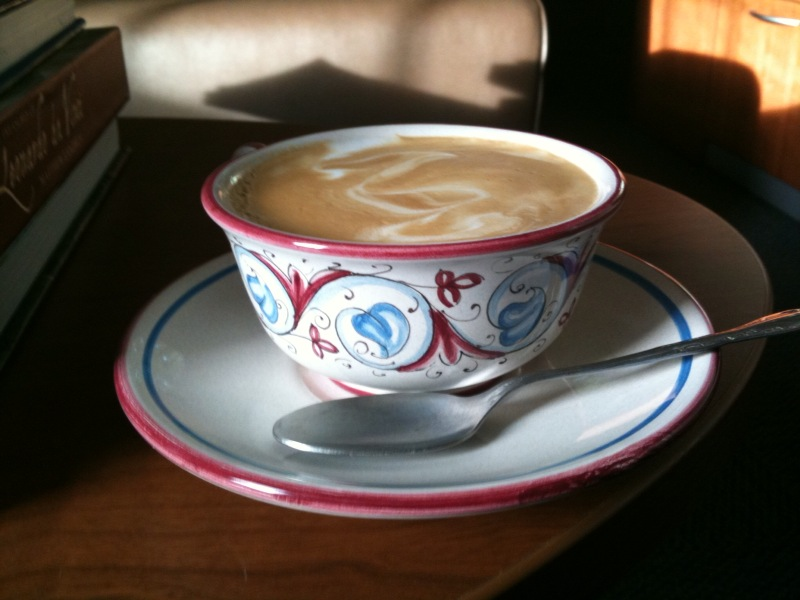
%> input picture Time-series/Chapter 14/photo.jpeg, 800 x 600 px
$ octave Sec14_2.m   (GNU Octave 9; MATLAB toolbox functions it lacks are replaced by stand-ins)
%> lines starting %> are read from the running program, lines starting %| are printed output that depends on the picture
clear all; close all; clc

A = imread('photo.jpeg');
%> A is the input picture: size 600x800x3 uint8; mean R, G, B 89.9, 78.6, 68.4
Abw = rgb2gray(A);
Abw = double(Abw);
%> Abw: size 600x800 double
B = Abw + 100*randn(600,800);
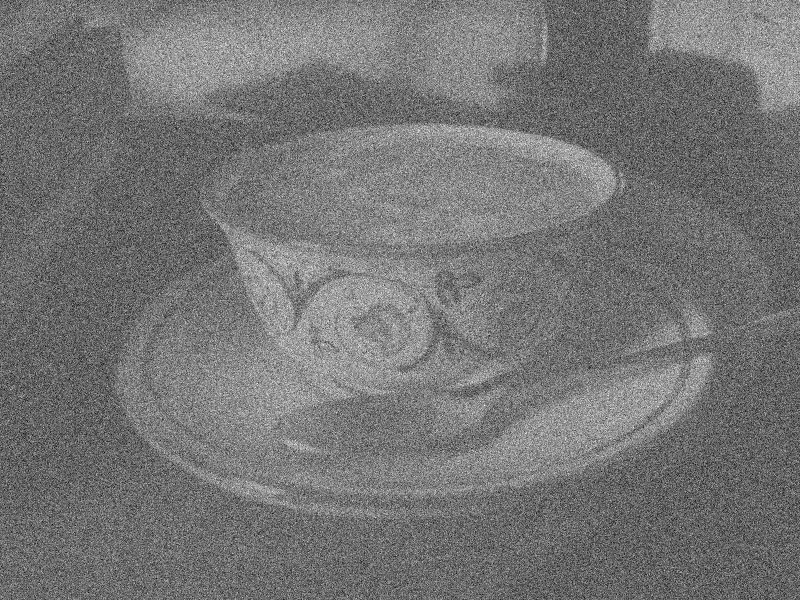
%> B: size 600x800 double; min -405.9, max 648, mean 80.7; drawn with min black and max white
Bt = fft2(B);
Bts = fftshift(Bt);
subplot(2,2,1), imshow(uint8(B)), colormap(gray)
subplot(2,2,2), pcolor((log(abs(Bts))));
shading interp
colormap(gray), set(gca,'Xtick',[],'Ytick',[])
%> after `set(gca,'Xtick',[],'Ytick',[])`:
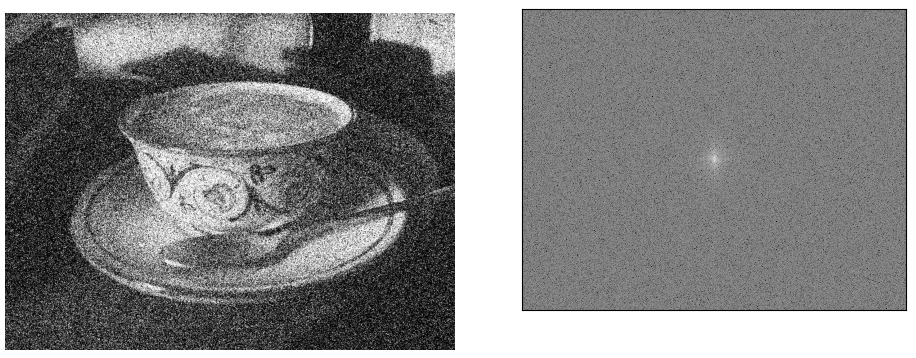
%> figure redrawn from the program's plot data, 2 panels

figure(6)
subplot(2,2,1), imshow(uint8(B)), colormap(gray)
subplot(2,2,2), pcolor((log(abs(Bts))));
shading interp
colormap(gray), set(gca,'Xtick',[],'Ytick',[])

% B: Grayscale Image addwith with noise.
% Bt: FFT2 Transfoemd on the grayscale image with noise.
% Bts: Bt shifted in 2d so the fourier domain is proper for filrering.

%% FILTER

kx = 1:800; ky = 1:600;
[Kx, Ky] = meshgrid(kx, ky);
F = exp(-0.0001*(Kx - 401).^2 - 0.0001*(Ky - 301).^2);
Btsf = Bts.*F;

subplot(2, 2, 3), pcolor(log(abs(Btsf)));
shading interp
colormap(gray), set(gca, 'Xtick', [], 'Ytick', [])

Btf = ifftshift(Btsf);
Bf = ifft2(Btf);
%> this loop made 4 passes; what is shown inside it comes from the first
subplot(2, 2, 4), imshow(uint8(Bf)), colormap(gray)

% F: % Guassian filter centered at (401, 301)
% Btsf: The noisy grayscale image filtered with gaussian filter at the
% centered, fourier domain still shifted.
% Btf: filtered noisy image in fourier domain, but unshifted.
% bf: filtered noisy grayscale image in the spatial domain.

%% GAUSSIAN FILTERS WITH DIFFERENT WIDTH
% Big filter: Noisy
% Small filter: Blurry

% Gaussian filter
fs = [0.01 0.001 0.0001 0];
for j = 1:4
  F = exp(-fs(j)*(Kx - 401).^2 - fs(j)*(Ky - 301).^2);
  Btsf = Bts.*F;
  Btf = ifftshift(Btsf);
  Bf = ifft2(Btf);
  figure(4), subplot(2,2,j), pcolor(log(abs(Btsf)))
  colormap(gray), shading interp
  set(gca,'Xtick',[],'Ytick',[])
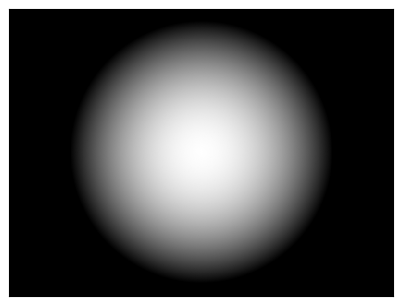
%> figure redrawn from the program's plot data
  figure(5), subplot(2, 2, j), imshow(uint8(Bf)), colormap(gray)
end
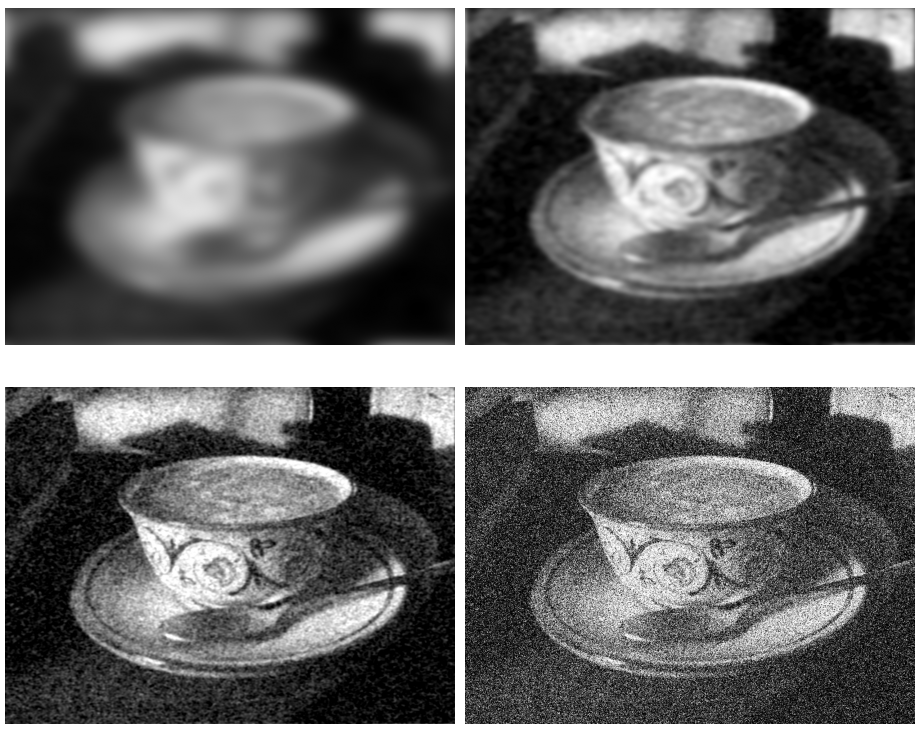
%> figure redrawn from the program's plot data, 4 panels

%% STEP FILTERS
% Step Filter: Somehow better than Guasssian Filter.

figure(6)
width = 50;
Fs = zeros(600, 800);
mask = ones(2*width + 1,2*width + 1);
Fs(301 - width:1:301 + width,401 - width:1:401 + width) = mask;
Btsf = Bts.*Fs;
Btf = ifftshift(Btsf);
Bf = ifft2(Btf);
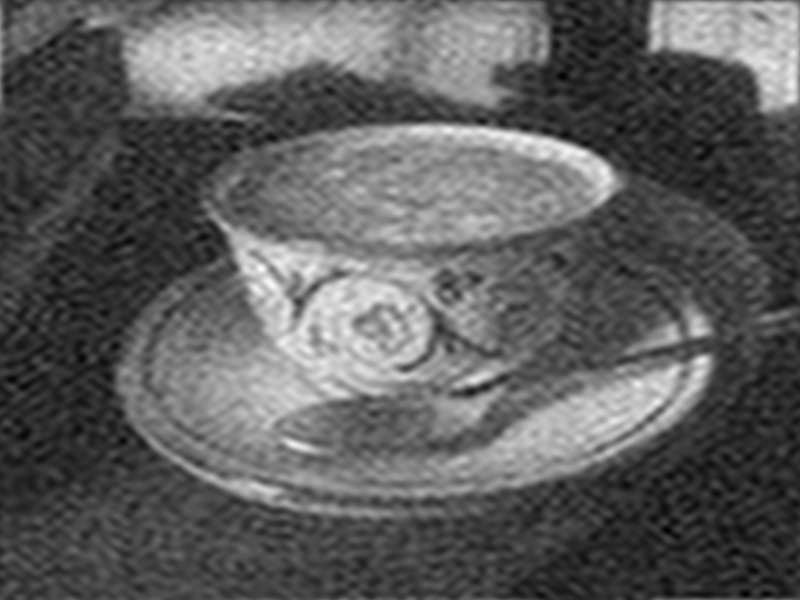
%> Bf: size 600x800 double; min -56.99, max 314.9, mean 80.7; drawn with min black and max white

subplot(2, 2, 3), pcolor(log(abs(Btsf)));
shading interp
colormap(gray), set(gca,'Xtick',[],'Ytick',[])
%> after `set(gca,'Xtick',[],'Ytick',[])`:
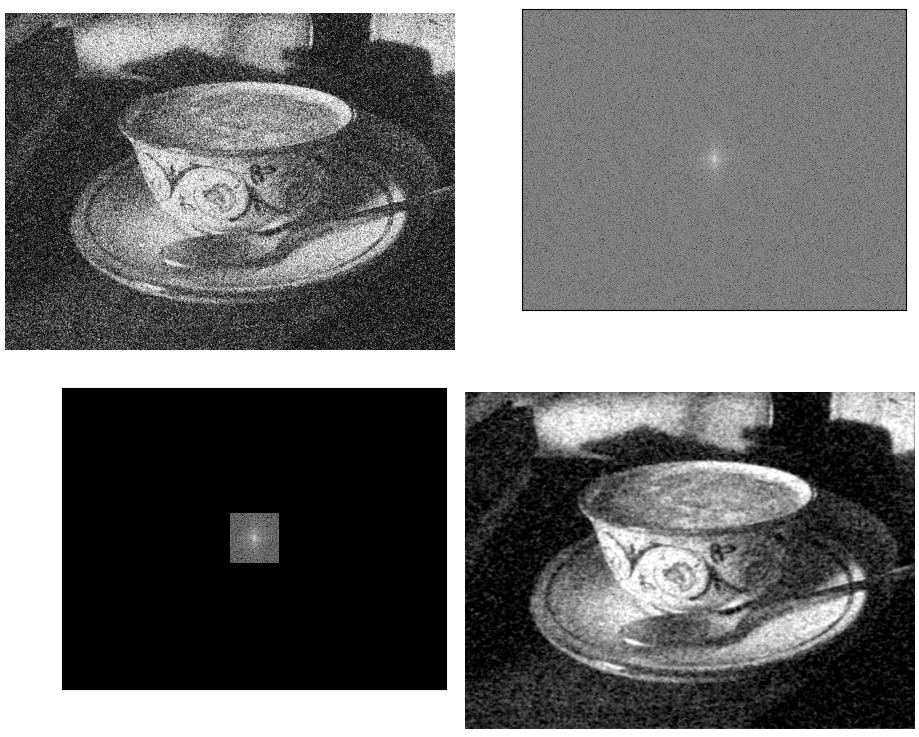
%> figure redrawn from the program's plot data, 4 panels
subplot(2, 2, 4), imshow(uint8(Bf)), colormap(gray)
%> after `imshow(uint8(Bf))`:
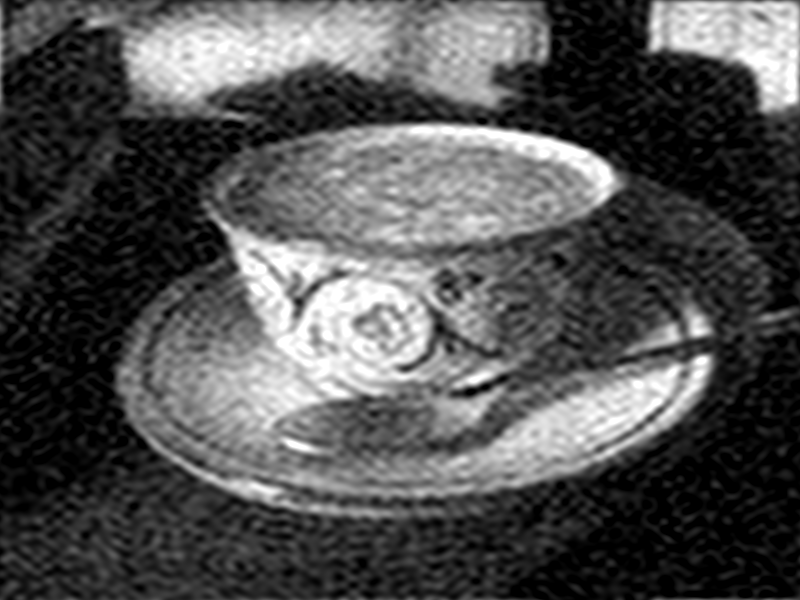
%> displayed picture: size 600x800, on the screen's scale of 0 to 255; min 0, max 255, mean 81.3
